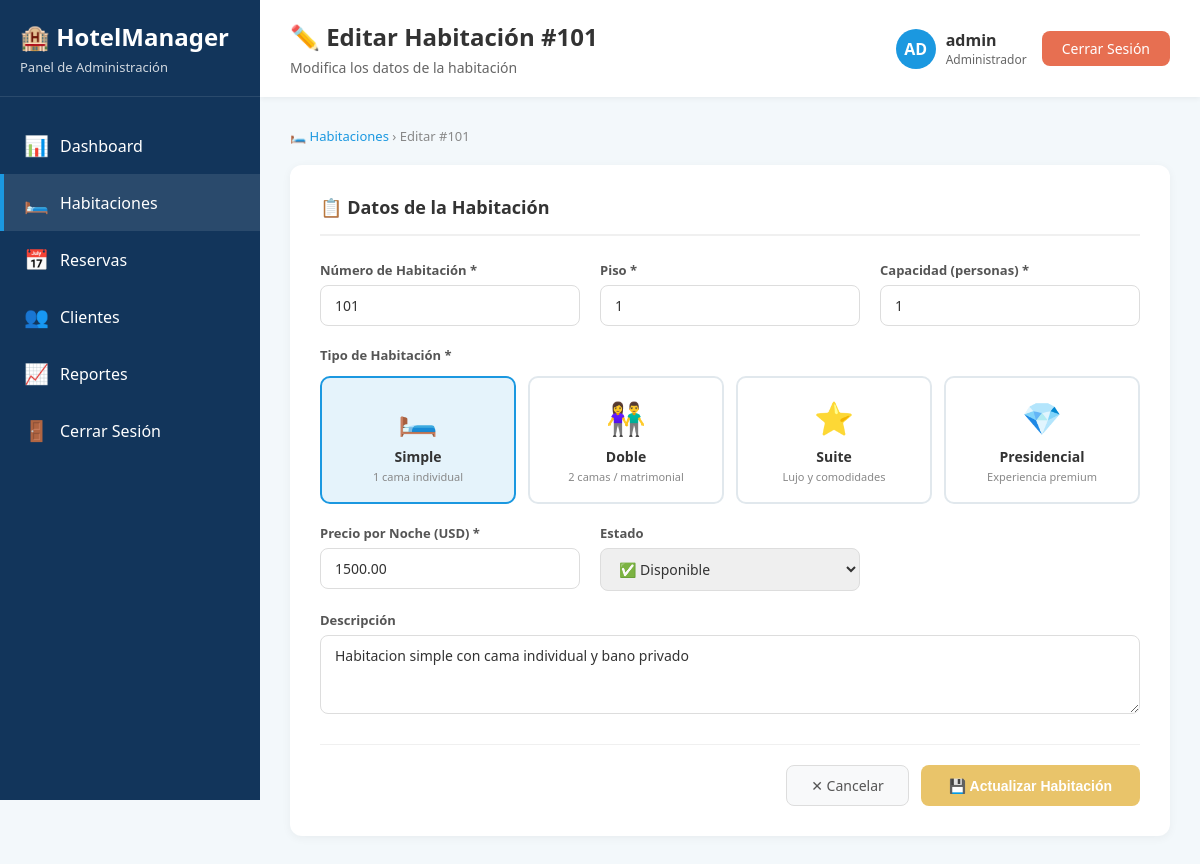
The app's page /controllers/HabitacionController.php?accion=editar&id=1 (signed in) with its own data.
### tables this page shows
CREATE TABLE IF NOT EXISTS HABITACION (
    habitacion_id INT AUTO_INCREMENT PRIMARY KEY,
    numero VARCHAR(10) NOT NULL UNIQUE,
    tipo ENUM('simple', 'doble', 'suite', 'presidencial') NOT NULL,
    precio_noche DECIMAL(10,2) NOT NULL,
    capacidad INT NOT NULL,
    estado ENUM('disponible', 'ocupada', 'mantenimiento', 'fuera_servicio') DEFAULT 'disponible',
    piso INT NOT NULL,
    descripcion TEXT NULL,
    amenidades TEXT NULL,
    imagen_url VARCHAR(255) NULL,
    fecha_ultima_limpieza DATETIME NULL,
    INDEX idx_estado (estado),
    INDEX idx_tipo (tipo),
    INDEX idx_numero (numero)
);

### models/Habitacion.php (called while the page is built, shortened)
<?php
class Habitacion {
    private $conn;
    private $table = 'HABITACION';
    public $habitacion_id;
    public function __construct($db) {
        $this->conn = $db;
    }
    public function leerPorId() {
        $query = "SELECT * FROM " . $this->table . " WHERE habitacion_id = :id LIMIT 1";
        $stmt  = $this->conn->prepare($query);
        $stmt->bindParam(':id', $this->habitacion_id);
        $stmt->execute();
        $row = $stmt->fetch(PDO::FETCH_ASSOC);
        if ($row) {
            $this->numero       = $row['numero'];
            $this->tipo         = $row['tipo'];
            $this->precio_noche = $row['precio_noche'];
            $this->capacidad    = $row['capacidad'];
            $this->estado       = $row['estado'];
            $this->piso         = $row['piso'];
            $this->descripcion  = $row['descripcion'];
            return true;
        }
        return false;
    }
}
?>

### views/habitaciones/editar.php (the view, shortened to what this page needs)
<?php
$username = $_SESSION['username'];
?>
<!DOCTYPE html>
<html lang="es">
<head>
</head>
<body>
<div class="sidebar">
    <div class="logo-section">
        <div class="logo">🏨 HotelManager</div>
        <div class="role">Panel de Administración</div>
    </div>
    <a href="../views/admin/dashboard.php" class="menu-item">
        <span class="menu-icon">📊</span><span>Dashboard</span>
    </a>
    <a href="../../controllers/HabitacionController.php" class="menu-item active">
        <span class="menu-icon">🛏️</span><span>Habitaciones</span>
    </a>
    <a href="../../controllers/ReservaController.php" class="menu-item"><span class="menu-icon">📅</span><span>Reservas</span></a>
    <a href="../../controllers/ClienteController.php" class="menu-item"><span class="menu-icon">👥</span><span>Clientes</span></a>
    <a href="../../controllers/ReservaController.php?accion=reportes" class="menu-item"><span class="menu-icon">📈</span><span>Reportes</span></a>
    <a href="../../controllers/UsuarioController.php?action=logout" class="menu-item">
        <span class="menu-icon">🚪</span><span>Cerrar Sesión</span>
    </a>
</div>
<div class="main-content">
    <div class="header">
        <div class="header-title">
            <h1>✏️ Editar Habitación #<?= htmlspecialchars($datos['numero']) ?></h1>
            <div class="header-subtitle">Modifica los datos de la habitación</div>
        </div>
        <div class="user-section">
            <div class="user-info">
                <div class="user-avatar"><?= strtoupper(substr($username, 0, 2)) ?></div>
                <div>
                    <div style="font-weight:600;color:#333;"><?= htmlspecialchars($username) ?></div>
                    <div style="font-size:12px;color:#666;"><?= ucfirst($_SESSION['rol']) ?></div>
                </div>
            </div>
            <a href="../../controllers/UsuarioController.php?action=logout" class="btn-logout">Cerrar Sesión</a>
        </div>
    </div>
    <div class="content-area">
        <div class="breadcrumb">
            <a href="../../controllers/HabitacionController.php">🛏️ Habitaciones</a>
            &rsaquo; Editar #<?= htmlspecialchars($datos['numero']) ?>
        </div>
        <div class="form-card">
            <h2>📋 Datos de la Habitación</h2>
            <form method="POST"
                  action="../../controllers/HabitacionController.php?accion=editar&id=<?= $datos['habitacion_id'] ?>"
                  id="formEditar">
                <div class="form-grid">
                    <div class="form-group">
                        <label>Número de Habitación *</label>
                        <input type="text" name="numero" required
                               value="<?= htmlspecialchars($datos['numero']) ?>">
                    </div>
                    <div class="form-group">
                        <label>Piso *</label>
                        <input type="number" name="piso" required min="1" max="50"
                               value="<?= htmlspecialchars($datos['piso']) ?>">
                    </div>
                    <div class="form-group">
                        <label>Capacidad (personas) *</label>
                        <input type="number" name="capacidad" required min="1" max="20"
                               value="<?= htmlspecialchars($datos['capacidad']) ?>">
                    </div>
                    <div class="tipo-section">
                        <label>Tipo de Habitación *</label>
                        <div class="tipo-grid">
                            <?php
                            $tipos = [
                                'simple'       => ['icon'=>'🛏️', 'desc'=>'1 cama individual'],
                                'doble'        => ['icon'=>'👫',  'desc'=>'2 camas / matrimonial'],
                                'suite'        => ['icon'=>'⭐',  'desc'=>'Lujo y comodidades'],
                                'presidencial' => ['icon'=>'💎',  'desc'=>'Experiencia premium'],
                            ];
                            $tipoSel = $datos['tipo'];
                            foreach ($tipos as $val => $info): ?>
                            <div class="tipo-card <?= $tipoSel === $val ? 'selected' : '' ?>"
                                 onclick="seleccionarTipo('<?= $val ?>', this)">
                                <div class="icon"><?= $info['icon'] ?></div>
                                <div class="name"><?= ucfirst($val) ?></div>
                                <div class="desc"><?= $info['desc'] ?></div>
                            </div>
                            <?php endforeach; ?>
                        </div>
                    </div>
                    <div class="form-group">
                        <label>Precio por Noche (USD) *</label>
                        <input type="number" name="precio_noche" required step="0.01" min="0.01"
                               value="<?= htmlspecialchars($datos['precio_noche']) ?>">
                    </div>
                    <div class="form-group">
                        <label>Estado</label>
                        <select name="estado">
                            <?php
                            $opciones = ['disponible'=>'✅ Disponible','ocupada'=>'🔴 Ocupada','mantenimiento'=>'🔧 En mantenimiento'];
                            foreach ($opciones as $val => $label): ?>
                            <option value="<?= $val ?>" <?= $datos['estado'] === $val ? 'selected' : '' ?>>
                                <?= $label ?>
                            </option>
                            <?php endforeach; ?>
                        </select>
                    </div>
                    <div class="form-group full">
                        <label>Descripción</label>
                        <textarea name="descripcion" rows="3"><?= htmlspecialchars($datos['descripcion']) ?></textarea>
                    </div>
                </div>
                <div class="form-footer">
                    <a href="../../controllers/HabitacionController.php" class="btn-cancel">✕ Cancelar</a>
                    <button type="submit" class="btn-update" id="btnActualizar">💾 Actualizar Habitación</button>
                </div>
            </form>
        </div>
    </div>
</div>
</body>
</html>

### views/habitaciones/editar.php (style rules this page uses)
* { margin: 0; padding: 0; box-sizing: border-box; }
body { font-family: 'Segoe UI', Tahoma, Geneva, Verdana, sans-serif; background: #f3f8fb; }
.sidebar { width: 260px; background: #12355b; color: white; min-height: 100vh; padding: 20px 0; position: fixed; left: 0; top: 0; }
.logo-section { padding: 0 20px 20px; border-bottom: 1px solid rgba(255,255,255,0.1); margin-bottom: 20px; }
.logo { font-size: 24px; font-weight: bold; margin-bottom: 5px; }
.role { font-size: 13px; opacity: 0.8; }
.menu-item { padding: 15px 20px; cursor: pointer; transition: all 0.3s; display: flex; align-items: center; gap: 12px; border-left: 4px solid transparent; text-decoration: none; color: white; }
.menu-item:hover, .menu-item.active { background: rgba(255,255,255,0.1); border-left-color: #1b98e0; }
.menu-icon { font-size: 20px; width: 24px; }
.main-content { margin-left: 260px; }
.header { background: white; padding: 20px 30px; box-shadow: 0 2px 5px rgba(0,0,0,0.05); display: flex; justify-content: space-between; align-items: center; }
.header-title h1 { color: #333; font-size: 24px; margin-bottom: 5px; }
.header-subtitle { color: #666; font-size: 14px; }
.user-section { display: flex; align-items: center; gap: 15px; }
.user-info { display: flex; align-items: center; gap: 10px; }
.user-avatar { width: 40px; height: 40px; background: #1b98e0; border-radius: 50%; display: flex; align-items: center; justify-content: center; color: white; font-weight: bold; }
.btn-logout { padding: 8px 20px; background: #e76f51; color: white; border: none; border-radius: 8px; font-size: 14px; text-decoration: none; }
.content-area { padding: 30px; }
.breadcrumb { margin-bottom: 20px; font-size: 13px; color: #888; }
.breadcrumb a { color: #1b98e0; text-decoration: none; }
.form-card { background: white; border-radius: 12px; box-shadow: 0 2px 10px rgba(0,0,0,0.05); padding: 30px; }
.form-card h2 { color: #333; font-size: 18px; margin-bottom: 25px; padding-bottom: 15px; border-bottom: 2px solid #f0f0f0; }
.form-grid { display: grid; grid-template-columns: 1fr 1fr 1fr; gap: 20px; }
.form-group { display: flex; flex-direction: column; gap: 6px; }
.form-group.full { grid-column: 1 / -1; }
.form-group label { font-size: 13px; font-weight: 600; color: #555; }
.form-group input, .form-group select, .form-group textarea { padding: 10px 14px; border: 1px solid #ddd; border-radius: 8px; font-size: 14px; color: #333; font-family: inherit; }
.tipo-section { grid-column: 1 / -1; }
.tipo-section > label { font-size: 13px; font-weight: 600; color: #555; display: block; margin-bottom: 12px; }
.tipo-grid { display: grid; grid-template-columns: repeat(4, 1fr); gap: 12px; }
.tipo-card { border: 2px solid #e1e8ed; border-radius: 10px; padding: 18px 10px; text-align: center; cursor: pointer; transition: all 0.2s; }
.tipo-card.selected { border-color: #1b98e0; background: #e5f3fb; }
.tipo-card .icon { font-size: 32px; margin-bottom: 8px; }
.tipo-card .name { font-weight: 600; font-size: 14px; color: #333; }
.tipo-card .desc { font-size: 11px; color: #888; margin-top: 3px; }
.form-footer { display: flex; justify-content: flex-end; gap: 12px; margin-top: 30px; padding-top: 20px; border-top: 1px solid #f0f0f0; }
.btn-cancel { padding: 10px 24px; background: #f8f9fa; color: #555; border: 1px solid #ddd; border-radius: 8px; text-decoration: none; font-size: 14px; }
.btn-update { padding: 10px 28px; background: #e9c46a; color: white; border: none; border-radius: 8px; cursor: pointer; font-size: 14px; font-weight: 600; }

### records on screen
habitacion: numero "101", piso "1", capacidad "1", precio_noche "1500.00", estado "✅ Disponible", descripcion "Habitacion simple con cama individual y bano privado"

### other values on screen
substr($username, 0, 2) "AD"
$username "admin"
$_SESSION['rol'] "Administrador"
$info['icon'] "🛏️"
$val "Simple"
$info['desc'] "1 cama individual"
$info['icon'] "👫"
$val "Doble"
$info['desc'] "2 camas / matrimonial"
$info['icon'] "⭐"
$val "Suite"
$info['desc'] "Lujo y comodidades"
$info['icon'] "💎"
$val "Presidencial"
$info['desc'] "Experiencia premium"
